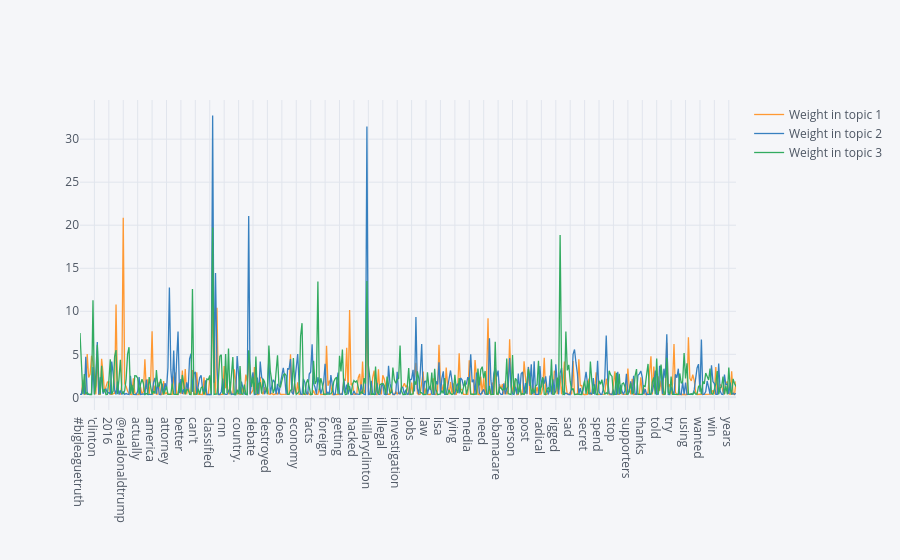

The notebook cell this image was saved under:
### Code cell
df = pd.DataFrame()
df['Weight in topic 1'] = W[0]
df['Weight in topic 2'] = W[1]
df['Weight in topic 3'] = W[2]
df['Words'] = words

df.set_index('Words').iplot()

### Figure 1 — Plotly figure (JSON) as saved in the notebook; plotly's stock layout.template omitted (floating-point values rounded to 4 significant figures; data arrays with more than 128 entries replaced by an {"elided": "..."} marker saying what was removed)
{"data": [{"line": {"color": "rgba(255, 153, 51, 1.0)", "dash": "solid", "shape": "linear", "width": 1.3}, "mode": "lines", "name": "Weight in topic 1", "text": "", "type": "scatter", "x": {"elided": "456 str values"}, "y": {"elided": "456 float values"}}, {"line": {"color": "rgba(55, 128, 191, 1.0)", "dash": "solid", "shape": "linear", "width": 1.3}, "mode": "lines", "name": "Weight in topic 2", "text": "", "type": "scatter", "x": {"elided": "456 str values"}, "y": {"elided": "456 float values"}}, {"line": {"color": "rgba(50, 171, 96, 1.0)", "dash": "solid", "shape": "linear", "width": 1.3}, "mode": "lines", "name": "Weight in topic 3", "text": "", "type": "scatter", "x": {"elided": "456 str values"}, "y": {"elided": "456 float values"}}], "layout": {"autosize": true, "legend": {"bgcolor": "#F5F6F9", "font": {"color": "#4D5663"}}, "paper_bgcolor": "#F5F6F9", "plot_bgcolor": "#F5F6F9", "title": {"font": {"color": "#4D5663"}}, "xaxis": {"autorange": true, "gridcolor": "#E1E5ED", "range": [0, 455], "showgrid": true, "tickfont": {"color": "#4D5663"}, "title": {"font": {"color": "#4D5663"}, "text": ""}, "type": "category", "zerolinecolor": "#E1E5ED"}, "yaxis": {"autorange": true, "gridcolor": "#E1E5ED", "range": [-1.467, 34.55], "showgrid": true, "tickfont": {"color": "#4D5663"}, "title": {"font": {"color": "#4D5663"}, "text": ""}, "type": "linear", "zerolinecolor": "#E1E5ED"}}}
